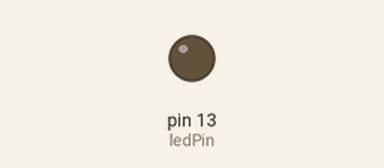
The sketch below on a simulated Arduino Uno, built with avr-gcc and run on an emulated ATmega328P. Parts: output pins drawn as LEDs (lit = HIGH).

Above: at 1.6 s.
At 10.6 s:
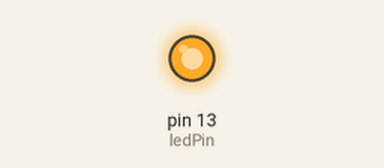
Timing chart, 0 to 12.1 s (numbered marks = the images above):
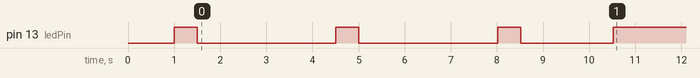

The sketch:

config.ino
```cpp
#include <SoftwareSerial.h>
#define rxPin 2
#define txPin 3
#define ledPin LED_BUILTIN


SoftwareSerial mySerial(rxPin, txPin); // RX, TX

void setup() {
//  pinMode(rxPin, INPUT);
//  pinMode(txPin, OUTPUT);
  pinMode(ledPin, OUTPUT);
  digitalWrite(ledPin, LOW);


//    digitalWrite(ledPin, HIGH);
  delay (1000);
 digitalWrite(ledPin, HIGH); delay (500);digitalWrite(ledPin, LOW);
  mySerial.begin (9600);
  delay (3000);
  digitalWrite(ledPin, HIGH); delay (500);digitalWrite(ledPin, LOW);
 mySerial.print ("AT+NAMEMinefield");
 delay(3000);
 digitalWrite(ledPin, HIGH); delay (500);digitalWrite(ledPin, LOW);
 mySerial.print ("AT+BAUD4");
  delay (1000);

 delay (1000);
 digitalWrite(ledPin, HIGH);

}

void loop() {
  // put your main code here, to run repeatedly:

}
```
